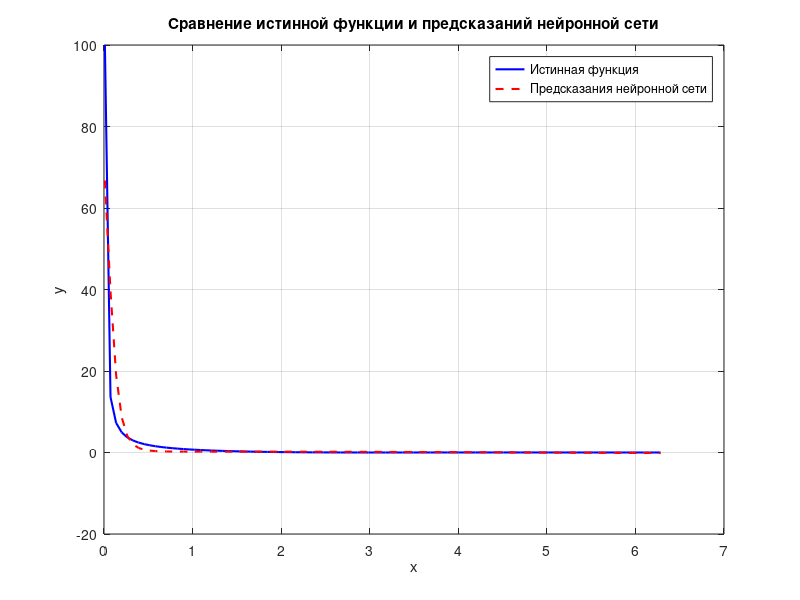

MATLAB code for this plot:
x = linspace(0.01, 2 * pi, 100)'; % Значения от 0 до 2pi
y = (sin(x).^2) ./ (x.^3); % Целевая функция

% Параметры сети
input_size = 1;  % Один входной нейрон
hidden_size = 10; % 10 нейронов в скрытом слое
output_size = 1; % Размер выхода
learning_rate = 0.001; % Скорость обучения
num_epochs = 1000;  % Количество итераций обучения

% Инициализация весов
W1 = rand(input_size, hidden_size);      % Веса от входного слоя к скрытому
b1 = rand(1, hidden_size);               % Смещения скрытого слоя
W2 = rand(hidden_size, output_size);     % Веса от скрытого к выходному
b2 = rand(1, output_size);               % Смещения выходного слоя

% Функция активации - сигмоидная
sigmoid = @(x) 1 ./ (1 + exp(-x));
sigmoid_derivative = @(x) x .* (1 - x); % Производная сигмоиды

% Обучение сети
for epoch = 1:num_epochs
    % Прямое распространение
    S1 = x * W1 + b1;   % Вход скрытого слоя
    Y1 = sigmoid(S1);   % Активация скрытого слоя
    
    S2 = Y1 * W2 + b2; % Вход выходного слоя
    output = S2;      

    % Ошибка
    error = y - output;  % Обратите внимание, y и output имеют одинаковую длину (100)

    % Обратное распространение
    d_output = error; % Градиент для выходного слоя 
    error_hidden_layer = d_output * W2';                % Ошибка скрытого слоя
    d_hidden_layer = error_hidden_layer .* sigmoid_derivative(Y1); % Градиент для скрытого слоя

    % Обновление весов и смещений
    W2 = W2 + Y1' * d_output * learning_rate; % Изменения в весах выходного слоя
    b2 = b2 + sum(d_output, 1) * learning_rate; 
    W1 = W1 + x' * d_hidden_layer * learning_rate;
    b1 = b1 + sum(d_hidden_layer, 1) * learning_rate; 
end

% Вывод обновленных весов
disp('Обновленные веса от входного к скрытому слою:');
disp(W1);
disp('Обновленные смещения скрытого слоя:');
disp(b1);
disp('Обновленные веса от скрытого к выходному слою:');
disp(W2);
disp('Обновленные смещения выходного слоя:');
disp(b2);

% Вывод окончательных предсказаний
disp('Предсказания после обучения:');
predictions = output';  % Транспонируем для удобства отображения
disp(predictions);

% Визуализация результатов
figure;
plot(x, y, 'b', 'LineWidth', 1.5); hold on; % Истинная функция
plot(x, predictions, 'r--', 'LineWidth', 1.5); % Предсказания нейронной сети
legend('Истинная функция', 'Предсказания нейронной сети');
xlabel('x');
ylabel('y');
title('Сравнение истинной функции и предсказаний нейронной сети');
grid on;
